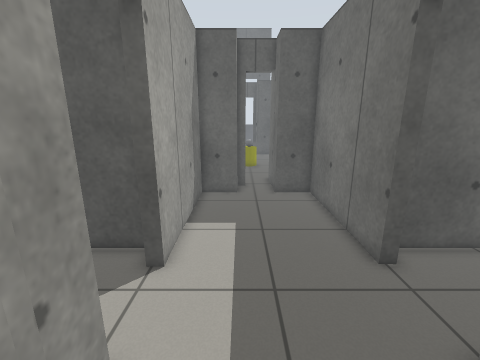
View 1 (above)

16 first-person views from a walk through a Gazebo world. The camera is 1.2 m above the floor, tilts 14° down and sees 90° across. The floor is counted in squares, 0.25 m on a side. Each view is taken from the middle of a square. On the plan, view 1 faces up. The plan holds only what a view shows up to about 20 squares ahead; the rest is blank. The place goes on beyond the plan.

View 2
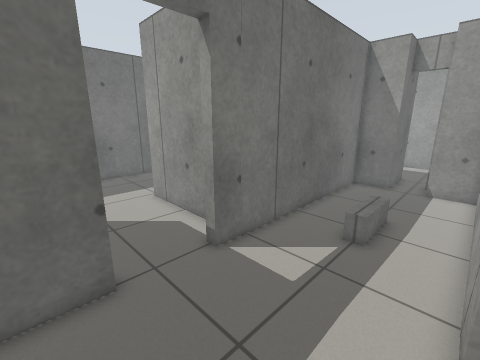

View 3
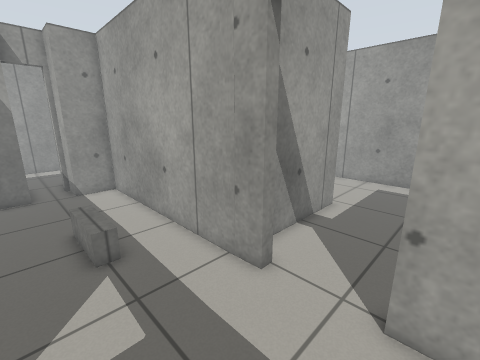

View 4
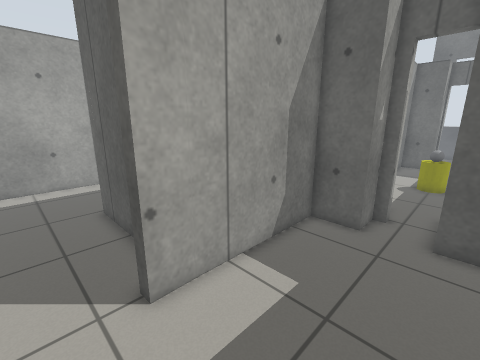

View 5
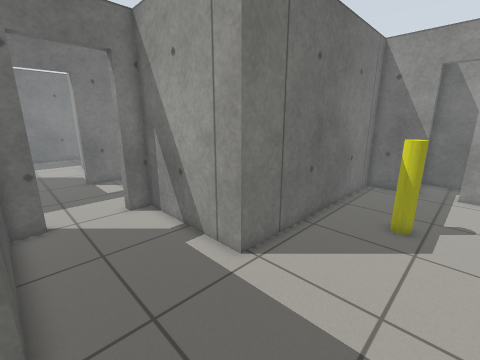

View 6
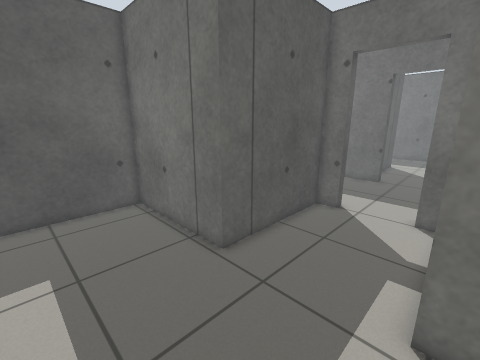

View 7
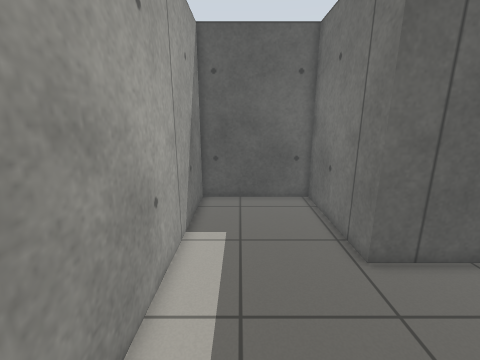

View 8
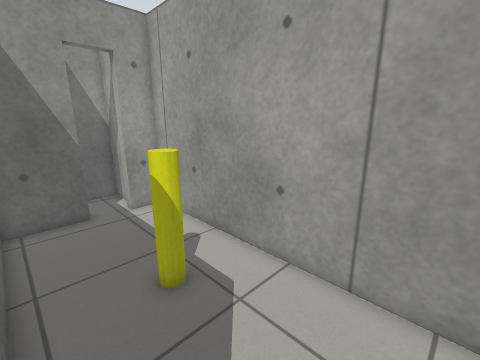

View 9
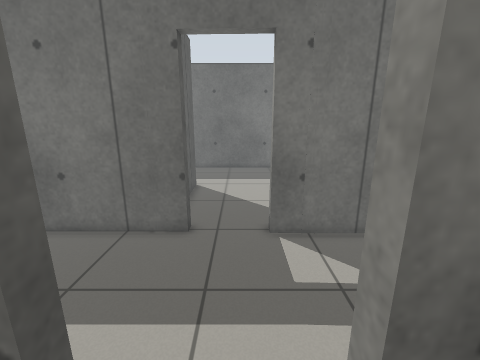

View 10
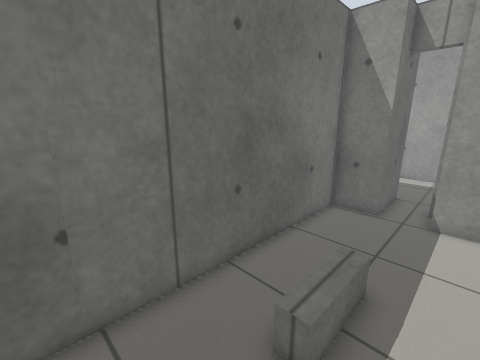

View 11
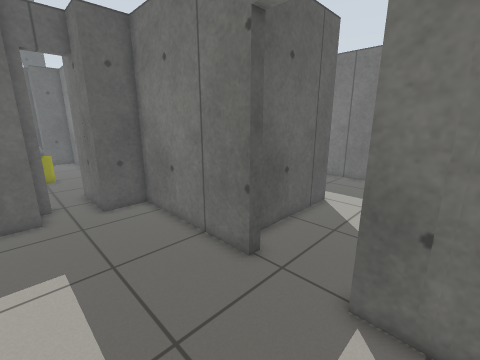

View 12
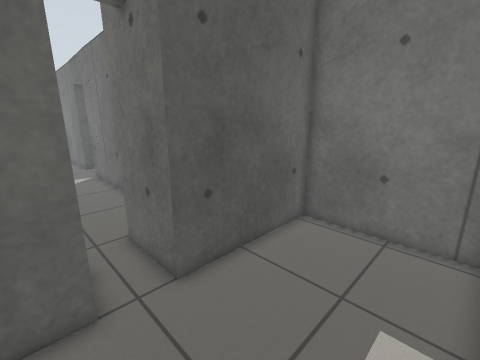

View 13
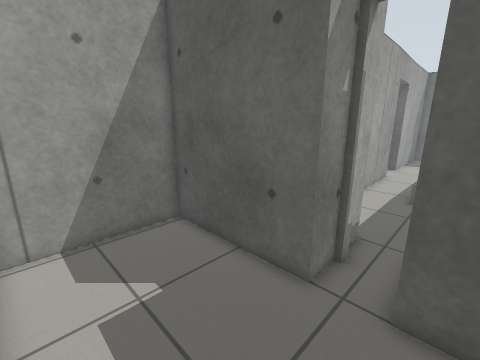

View 14
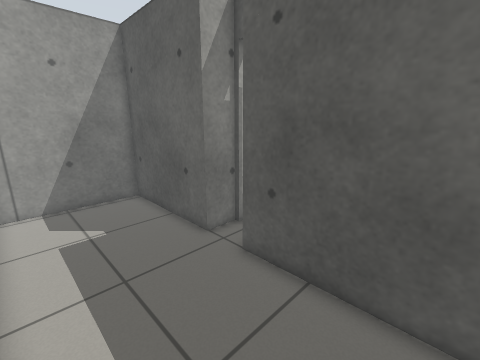

View 15
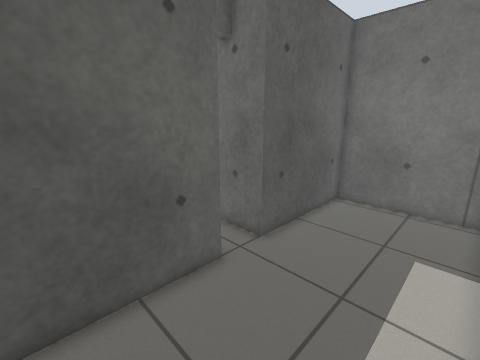

View 16
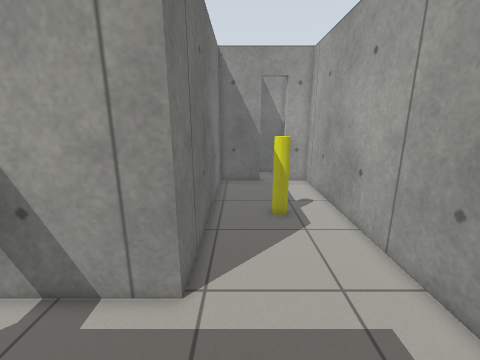

### Floor plan
Points are (right, up) in squares from view 1. A wall is a line through its corners. A room is listed if a view was taken in it or the views show most of it. See-through windows are left out.
Room 1 (views 1, 2, 3, 4, 10, 11)
walls: (-2.4, 3.6) (-2, -10); (4.8, 7.4) (5, 15.7) (2.4, 15.7) (2.4, 18.5); (-2.8, 15.7) (-2.6, 7.2) (-3.2, 7.1); (-0.2, 17.5) (-0.2, 15.7) (-2.6, 15.7) (-2.6, 14.2); (-2.5, -10.1) (0, -10.1) (0, -11.8); (4.2, -10.3) (4.7, 3.8); (2.2, -12.1) (2.2, -10.1) (4.6, -10.1)
low walls: (0.6, -3.6) (0.6, -0.4) (1.4, -0.4) (1.4, -3.6)
ways out: open door at (-3, 5.5) to room 2; open door at (1.5, -12) to room 3; open door at (1.5, 18); open door at (5, 5.5)
Room 2 (views 5, 6, 7, 8, 9, 16)
walls: (-3.2, 7.1) (-3.2, 8.3) (-10.6, 8.3) (-10.6, 15.7) (-17.4, 15.7) (-17.4, -11) (-15.6, -11); (-13.6, -11) (-10.4, -11) (-10.4, 2.3) (-3, 2.3) (-3, 3.5)
ways out: open door at (-3, 5.5) to room 1; open door at (-14.5, -11.5) to room 4
objects: yellow pole (-14, -4)
Room 3 (views 12, 13, 14, 15)
walls: (1, -20.9) (3.5, -20.9); (0, -12.3) (0, -14.1) (-7.4, -14.1) (-7.4, -20.6); (9.6, -20.6) (9.6, -14.1) (2.2, -14.1) (2.2, -12.1)
ways out: open door at (1.5, -12) to room 1
Room 4 (no view inside)
walls: (-16, -12.8) (-16, -14.5) (-13.2, -14.5)
ways out: open door at (-14.5, -11.5) to room 2

Where each view was taken, in squares from view 1:
view 1: 0 up, 0 right, facing up
view 2: 9 up, 2 left, facing down-right
view 3: 8 up, 3 right, facing down-left
view 4: 5 up, 3 right, facing up-left
view 5: 8 up, 16 left, facing down-right
view 6: 2 up, 16 left, facing up-right
view 7: 1 up, 15 left, facing up
view 8: 2 up, 11 left, facing down-left
view 9: 5 up, 5 left, facing right
view 10: 3 up, 1 left, facing down-right
view 11: 2 up, 1 left, facing up-right
view 12: 20 down, 1 left, facing up-right
view 13: 20 down, 3 right, facing up-left
view 14: 20 down, 8 right, facing up-left
view 15: 20 down, 5 left, facing up-right
view 16: 8 up, 12 left, facing down
